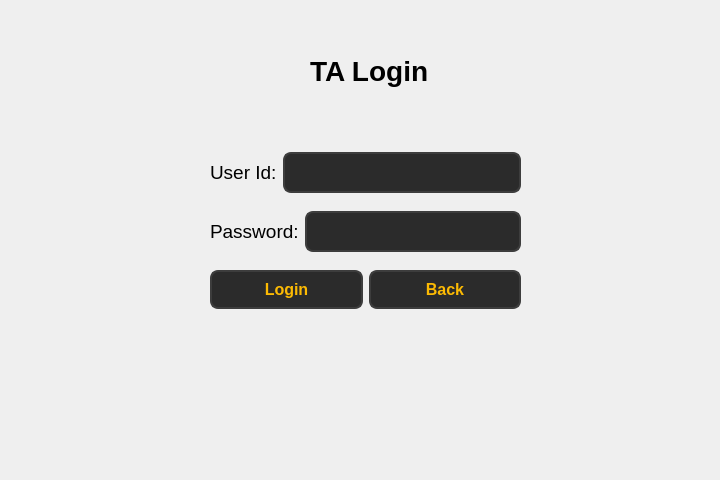
<?xml version="1.0" encoding="UTF-8"?>
<ui version="4.0">
 <class>Form</class>
 <widget class="QWidget" name="Form">
  <property name="geometry">
   <rect>
    <x>0</x>
    <y>0</y>
    <width>720</width>
    <height>480</height>
   </rect>
  </property>
  <property name="windowTitle">
   <string>Form</string>
  </property>
  <widget class="QLabel" name="label">
   <property name="geometry">
    <rect>
     <x>310</x>
     <y>50</y>
     <width>120</width>
     <height>41</height>
    </rect>
   </property>
   <property name="font">
    <font>
     <pointsize>21</pointsize>
     <bold>true</bold>
    </font>
   </property>
   <property name="text">
    <string>TA Login</string>
   </property>
  </widget>
  <widget class="QWidget" name="layoutWidget">
   <property name="geometry">
    <rect>
     <x>210</x>
     <y>140</y>
     <width>311</width>
     <height>181</height>
    </rect>
   </property>
   <layout class="QVBoxLayout" name="verticalLayout">
    <item>
     <layout class="QHBoxLayout" name="horizontalLayout">
      <item>
       <widget class="QLabel" name="label_2">
        <property name="font">
         <font>
          <pointsize>14</pointsize>
         </font>
        </property>
        <property name="text">
         <string>User Id:</string>
        </property>
       </widget>
      </item>
      <item>
       <widget class="QLineEdit" name="lineEdit">
        <property name="styleSheet">
         <string notr="true">QLineEdit {
        background-color: #2b2b2b;  /* Dark background */
        color: #fcba03;  /* Text color */
        border: 2px solid #3d3d3d;  /* Border color */
        border-radius: 8px;  /* Rounded corners */
        padding: 8px;  /* Padding inside the input field */
        font-size: 16px;  /* Font size */
        font-weight: bold;  /* Bold font */
    }

    QLineEdit:hover {
        background-color: #3d3d3d;  /* Background when hovered */
        border: 2px solid #fcba03;  /* Border color when hovered */
    }

    QLineEdit:focus {
        background-color: #1a1a1a;  /* Background when focused */
        border: 2px solid #fcba03;  /* Border color when focused */
        color: #ffffff;  /* Text color when focused */
    }</string>
        </property>
       </widget>
      </item>
     </layout>
    </item>
    <item>
     <layout class="QHBoxLayout" name="horizontalLayout_2">
      <item>
       <widget class="QLabel" name="label_3">
        <property name="font">
         <font>
          <pointsize>14</pointsize>
         </font>
        </property>
        <property name="text">
         <string>Password:</string>
        </property>
       </widget>
      </item>
      <item>
       <widget class="QLineEdit" name="lineEdit_2">
        <property name="styleSheet">
         <string notr="true">QLineEdit {
        background-color: #2b2b2b;  /* Dark background */
        color: #fcba03;  /* Text color */
        border: 2px solid #3d3d3d;  /* Border color */
        border-radius: 8px;  /* Rounded corners */
        padding: 8px;  /* Padding inside the input field */
        font-size: 16px;  /* Font size */
        font-weight: bold;  /* Bold font */
    }

    QLineEdit:hover {
        background-color: #3d3d3d;  /* Background when hovered */
        border: 2px solid #fcba03;  /* Border color when hovered */
    }

    QLineEdit:focus {
        background-color: #1a1a1a;  /* Background when focused */
        border: 2px solid #fcba03;  /* Border color when focused */
        color: #ffffff;  /* Text color when focused */
    }</string>
        </property>
        <property name="echoMode">
         <enum>QLineEdit::EchoMode::Password</enum>
        </property>
       </widget>
      </item>
     </layout>
    </item>
    <item>
     <layout class="QHBoxLayout" name="horizontalLayout_3">
      <item>
       <widget class="QPushButton" name="pushButton_6">
        <property name="styleSheet">
         <string notr="true">QPushButton {
        background-color: #2b2b2b;  
        color: #fcba03;              
        border: 2px solid #3d3d3d;      
        border-radius: 8px;          
        padding: 8px 16px;            
        font-size: 16px;            
        font-weight: bold;
    
    }

    QPushButton:hover {
        background-color: #fcba03;
		 color: #000000;
        border: 2px solid #5a5a5a;    
    }

    QPushButton:pressed {
        background-color: #1a1a1a;      
        border: 2px solid #2b2b2b;      
    }</string>
        </property>
        <property name="text">
         <string>Login</string>
        </property>
       </widget>
      </item>
      <item>
       <widget class="QPushButton" name="pushButton_5">
        <property name="styleSheet">
         <string notr="true">QPushButton {
        background-color: #2b2b2b;  
        color: #fcba03;              
        border: 2px solid #3d3d3d;      
        border-radius: 8px;          
        padding: 8px 16px;            
        font-size: 16px;            
        font-weight: bold;
    
    }

    QPushButton:hover {
        background-color: #fcba03;
		 color: #000000;
        border: 2px solid #5a5a5a;    
    }

    QPushButton:pressed {
        background-color: #1a1a1a;      
        border: 2px solid #2b2b2b;      
    }</string>
        </property>
        <property name="text">
         <string>Back</string>
        </property>
       </widget>
      </item>
     </layout>
    </item>
   </layout>
  </widget>
 </widget>
 <resources/>
 <connections/>
</ui>
